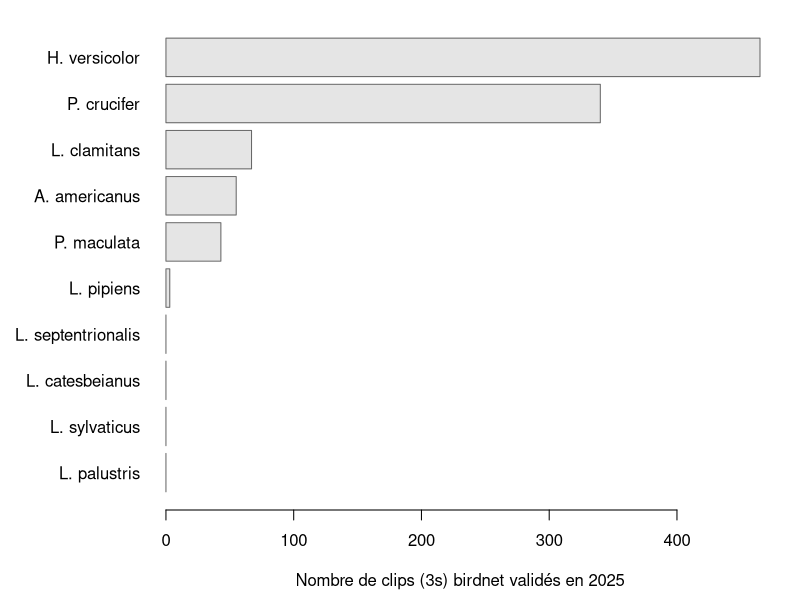

The R script that drew this image:
###################################################################
# Script R rapport 3 R875.1
# Auteur : Robin Besançon
# Objectif : exploration des données d'audiomoths pour 2025
###################################################################

# Dépendences
#install.packages("gtools")

setwd("/home/robes1/CONTRAT_ULAVAL/R8751/output/csv_validation_birdnet")

table_birdnet_2025 <- rbind(
  read.csv("validation_birdnet_2025.csv"),
  read.csv("validation_mod9_2025.csv"))

# Renommage des espèces
table_birdnet_2025$species <- factor(table_birdnet_2025$species,
                                     levels = c("Striped Chorus Frog","Gray Treefrog","Spring Peeper", "Pickerel Frog", "Wood Frog", "Green Frog",
                                                "American Toad", "American Bullfrog", "PIPIENS", "SEPTENTRIONALIS"),
                                     labels = c("P. maculata","H. versicolor", "P. crucifer", "L. palustris", "L. sylvaticus", "L. clamitans",
                                                "A. americanus", "L. catesbeianus", "L. pipiens", "L. septentrionalis"))


table_birdnet_2025$site <- factor(table_birdnet_2025$site, levels = c("T01", 
                                                                      "T20",
                                                                      "T41_N1",
                                                                      "T42_N2",
                                                                      "T42_N3",
                                                                      "T42_S2",
                                                                      "T42_S3",
                                                                      "T47_1",
                                                                      "T47_2",
                                                                      "T47_3",
                                                                      "T48",
                                                                      "T49_1",
                                                                      "T49_2",
                                                                      "T52",
                                                                      "T57",
                                                                      "T65"))

tab_dataframe_birdnet_2025 <- as.data.frame(xtabs(val~site+species, data = table_birdnet_2025))

barplot1 <- tapply(tab_dataframe_birdnet_2025$Freq, tab_dataframe_birdnet_2025$species, sum)

barplot2 <- data.frame(species = names(barplot1),
                       clips = as.vector(barplot1))

barplot3 <- barplot2[order(barplot2$clips), ]

par(mar = c(4.5, 8, 1, 2))
barplot(barplot3$clips, names.arg = barplot3$species, horiz = TRUE, las = 1,
        col = "grey90", border = "grey40",
        xlab = "Nombre de clips (3s) birdnet validés en 2025")
